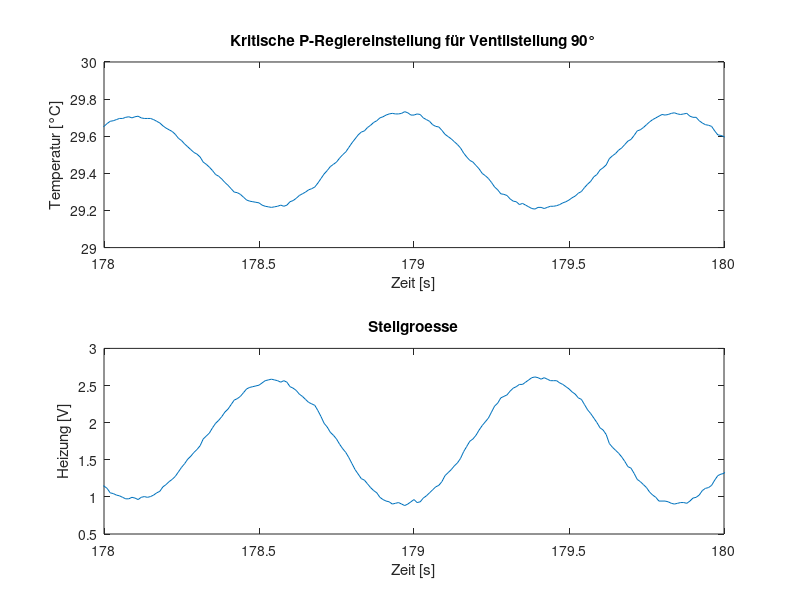
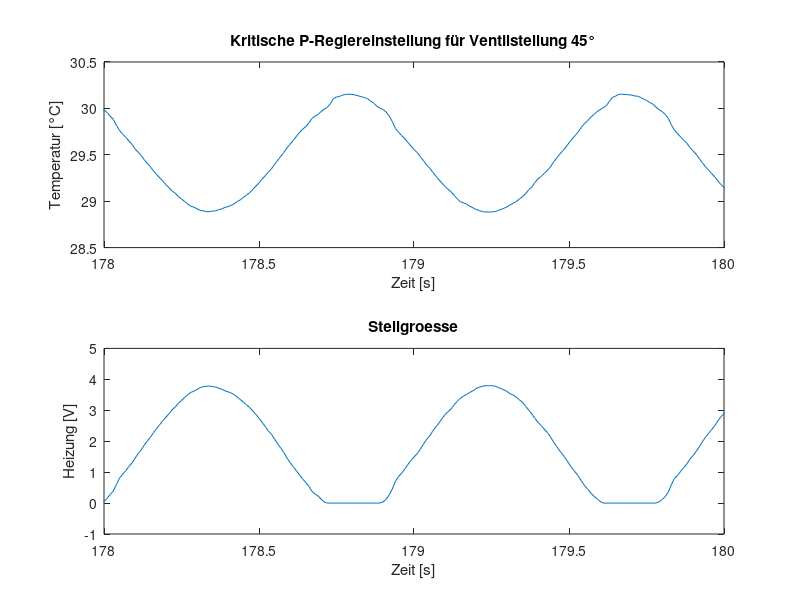
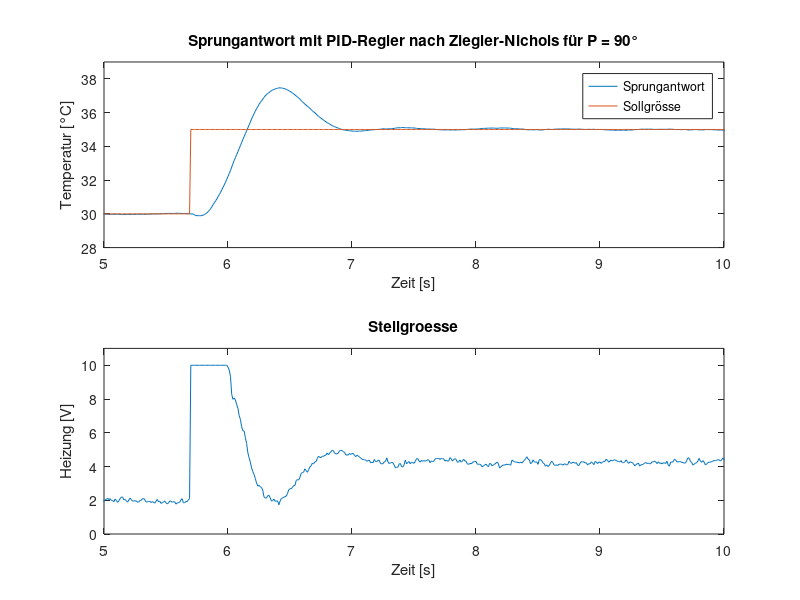
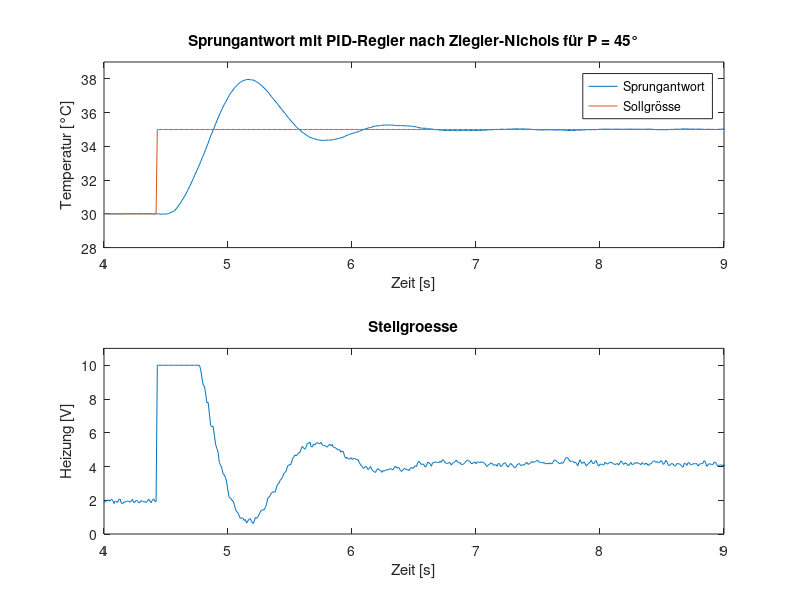

The MATLAB script that drew these images, in order:
% load the measurements
data_half = load('p_krit_half');
data_full = load('p_krit_full');
data_pid_zn_half = load('pid_zn_half');
data_pid_zn_full = load('pid_zn_full');

% plot full critical
figure(1)
subplot(2,1,1);
plot(data_full.Zeit, data_full.Temperatur);
axis([178 180 29 30]);
xlabel('Zeit [s]');
ylabel('Temperatur [°C]');
title('Kritische P-Reglereinstellung für Ventilstellung 90°')
subplot(2,1,2)
plot(data_full.Zeit, data_full.Heizung);
axis([178 180 0.5 3]);
xlabel('Zeit [s]');
ylabel('Heizung [V]');
title('Stellgroesse');

print -dpdf p_krit_full_plot;

% plot half critical
figure(2)
subplot(2,1,1);
plot(data_half.Zeit, data_half.Temperatur);
axis([178 180 28.5 30.5]);
xlabel('Zeit [s]');
ylabel('Temperatur [°C]');
title('Kritische P-Reglereinstellung für Ventilstellung 45°')
subplot(2,1,2)
plot(data_half.Zeit, data_half.Heizung);
axis([178 180 -1 5]);
xlabel('Zeit [s]');
ylabel('Heizung [V]');
title('Stellgroesse');

print -dpdf p_krit_half_plot;

% plot PID full
figure(3)
subplot(2,1,1);
plot( ...
    data_pid_zn_full.Zeit, data_pid_zn_full.Temperatur,  ...
    data_pid_zn_full.Zeit, data_pid_zn_full.Solltemperatur);
axis([5 10 28 39]);
xlabel('Zeit [s]');
ylabel('Temperatur [°C]');
legend('Sprungantwort', 'Sollgrösse');
title('Sprungantwort mit PID-Regler nach Ziegler-Nichols für P = 90°')
subplot(2,1,2)
plot(data_pid_zn_full.Zeit, data_pid_zn_full.Heizung);
axis([5 10 0 11]);
xlabel('Zeit [s]');
ylabel('Heizung [V]');
title('Stellgroesse');

print -dpdf 'pid_zn_full_plot'

% plot PID half
figure(4)
subplot(2,1,1);
plot( ...
    data_pid_zn_half.Zeit, data_pid_zn_half.Temperatur, ...
    data_pid_zn_half.Zeit, data_pid_zn_half.Solltemperatur);
axis([4 9 28 39]);
xlabel('Zeit [s]');
ylabel('Temperatur [°C]');
legend('Sprungantwort', 'Sollgrösse');
title('Sprungantwort mit PID-Regler nach Ziegler-Nichols für P = 45°')
subplot(2,1,2)
plot(data_pid_zn_half.Zeit, data_pid_zn_half.Heizung);
axis([4 9 0 11]);
xlabel('Zeit [s]');
ylabel('Heizung [V]');
title('Stellgroesse');

print -dpdf 'pid_zn_half_plot'
